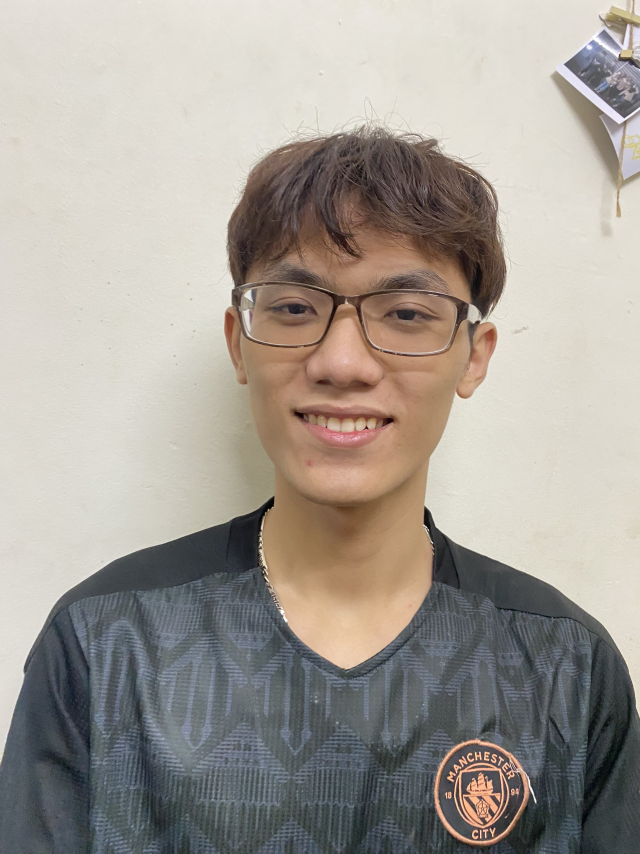
#> input picture Task #0102 - Basic digital processing operations/images/cv copy 10.jpg, 1920 x 2560 px (shown at 1/3 size); its folder holds only this picture in this run
$ python pro.py
#> lines starting #> are read from the running program, lines starting #| are printed output that depends on the picture
import cv2
import os

def load_images_from_folder(folder):
#> called with folder = './images'
    images = []
    print(os.listdir(folder))
    for filename in os.listdir(folder):
        img = cv2.imread(os.path.join(folder, filename))
#> img is the input picture: shape (2560, 1920, 3); mean B, G, R 149.5, 157.2, 163.4
        if img is not None:
            images.append(img)
    return images

def resize_images(folder, width, height):
    images = load_images_from_folder(folder)
#> images = 1 item
    resized_images = []
    for img in images:
        resized_img = cv2.resize(img, (width, height))
        resized_images.append(resized_img)
#> this loop made 1 pass
#> pass 1, in resize_images, `resized_img = cv2.resize(img, (width, height))`:
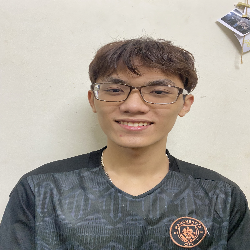
#> resized_img: shape (250, 250, 3); mean B, G, R 149.4, 157, 163.3
#> after the loop, resized_images = 1 item
    return resized_images

def save_resized_images(folder, resized_images):
    if not os.path.exists(folder):
        os.makedirs(folder)
    for i, img in enumerate(resized_images):
        cv2.imwrite(os.path.join(folder, f'resized_image_{i+1}.jpg'), img)

resize_images = resize_images("./images", 250, 250)
#> resize_images = 1 item
save_resized_images("./resized_images", resize_images)
#> the loop in save_resized_images, `for i, img in enumerate(resized_images):` made 1 pass
